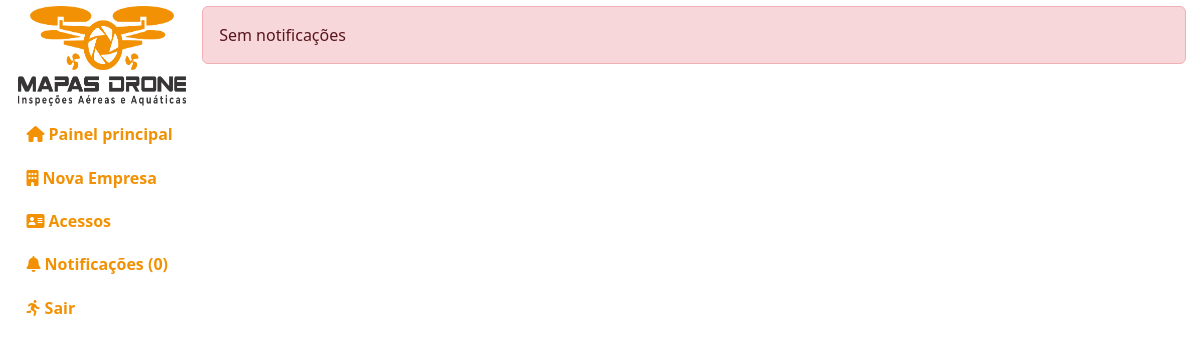
Page /administracao/notificacoes/ (signed in) on the earlier database version.
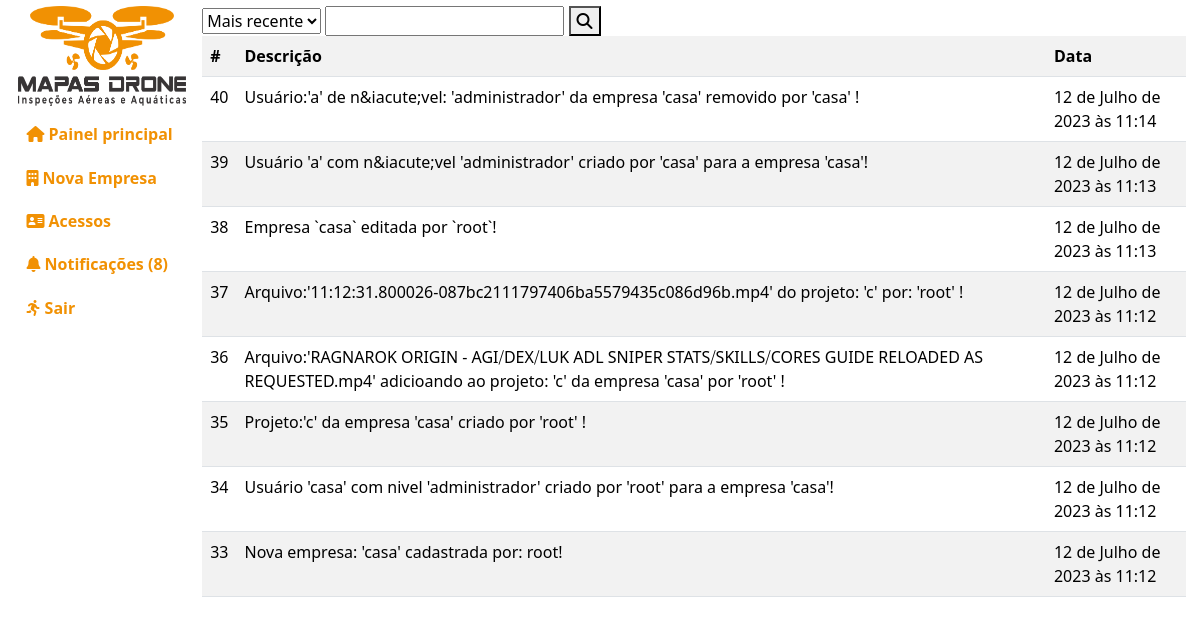
Same page on the later database version.
### empresa/models.py (models this page shows, shortened)
class Notificacoes(models.Model):
    descricao = models.TextField(default="")
    empresa = models.ForeignKey(Empresa, on_delete=models.CASCADE, default="")
    visto = models.BooleanField(default=0)
    data = models.DateTimeField(default=timezone.now)
    class Meta:
        db_table = "notificacoes"
        verbose_name = "Notificacao"
        verbose_name_plural = "Notificacoes"
        ordering = ["-id"]

### administracao/views.py (the view)
# urls.py: path("notificacoes/", views.notificacoes),
def notificacoes(request):
    if request.user.is_authenticated:
        notificacoes = pega_notificacoes(request=request)
        if request.method == "POST":
            if request.POST.get("pesquisa"):
                notificacoes = notificacoes.filter(
                    descricao__contains=request.POST.get("pesquisa"))
            if request.POST.get("ordem") == '2':
                notificacoes = notificacoes.order_by("id")
        pages = paginacao(request, data=notificacoes, qtd_pagina=10)
        update_notificacoes(notificacoes)
        context = {"notificacoes": notificacoes, "pages": pages}
        return render(request, "administracao/public/notificacoes.html", context)
    return redirect("/")

### administracao/views.py (called while the page is built)
def update_notificacoes(notificacoes):
    for n in notificacoes:
        up = Notificacoes.objects.filter(id=n.id)
        up.update(visto=1)

### index/auxiliar.py (called while the page is built)
def pega_notificacoes(request):
    try:
        login = Login.objects.get(usuario=request.user)
        notificacoes = Notificacoes.objects.filter(empresa=login.empresa)
    except:
        notificacoes = Notificacoes.objects.all()
    return notificacoes

### index/funcoes.py (called while the page is built)
def paginacao(request, data, qtd_pagina):
    paginacao = Paginator(data, qtd_pagina)
    page_num = request.GET.get('page')
    page = paginacao.get_page(page_num)
    return page

### templates/administracao/public/notificacoes.html (shortened to what this page needs)
{% extends 'base.html' %}
{% load static %}
{% load django_bootstrap5 %}
{% block css %}
<link rel="stylesheet" href="{% static 'index/css/administracao.css' %}">
{% endblock %}
{% block ld %}
{% if notificacoes %}
<div class="filtro">
    <form action="" method="post">
        <select name="ordem" id="ordem">
            <option value="1">Mais recente</option>
        </select>
        <input type="search" name="pesquisa" id="pesquisa" />
        <button>
            <i class="fa-solid fa-magnifying-glass"></i>
        </button>
    </form>
</div>
<table class="table table-striped">
    <tr>
        <th>#</th>
        <th>Descri&ccedil;&atilde;o</th>
        <th>Data</th>
    </tr>
    {% for page in pages %}
        <tr>
            <td>{{page.id}}</td>
            <td>{{page.descricao}}</td>
            <td>{{page.data}}</td>
        </tr>
    {% endfor %}
</table>
{% else %}
<div class="alert alert-danger">Sem notifica&ccedil;&otilde;es</div>
{% endif %}
{% endblock %}

Differences in the rows shown:
added Notificacoes: id "40", descricao "Usuário:'a' de n&iacute;vel: 'administrador' da empresa 'casa' removido por 'casa' !", data "12 de Julho de 2023 às 11:14"
added Notificacoes: id "39", descricao "Usuário 'a' com n&iacute;vel 'administrador' criado por 'casa' para a empresa 'casa'!", data "12 de Julho de 2023 às 11:13"
added Notificacoes: id "38", descricao "Empresa `casa` editada por `root`!", data "12 de Julho de 2023 às 11:13"
added Notificacoes: id "37", descricao "Arquivo:'11:12:31.800026-087bc2111797406ba5579435c086d96b.mp4' do projeto: 'c' por: 'root' !", data "12 de Julho de 2023 às 11:12"
added Notificacoes: id "36", descricao "Arquivo:'RAGNAROK ORIGIN - AGI⧸DEX⧸LUK ADL SNIPER STATS⧸SKILLS⧸CORES GUIDE RELOADED AS REQUESTED.mp4' adicioando ao projeto: 'c' da empresa 'casa' por 'root' !", data "12 de Julho de 2023 às 11:12"
added Notificacoes: id "35", descricao "Projeto:'c' da empresa 'casa' criado por 'root' !", data "12 de Julho de 2023 às 11:12"
added Notificacoes: id "34", descricao "Usuário 'casa' com nivel 'administrador' criado por 'root' para a empresa 'casa'!", data "12 de Julho de 2023 às 11:12"
added Notificacoes: id "33", descricao "Nova empresa: 'casa' cadastrada por: root!", data "12 de Julho de 2023 às 11:12"
Other differences:
{{ notificacoes|length }}: "0" → "8"
form field ordem: (not shown) → "Mais recente"
text no longer shown: "Sem notificações"
text now shown: "# Descrição Data"
